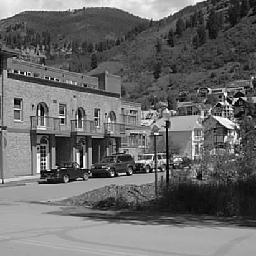
#> input picture testing/1009.jpg, 256 x 256 px; its folder holds only this picture in this run
$ python -i gist_feature.py   (imports and definitions only)   (older library calls are emulated)
#> lines starting #> are read from the running program, lines starting #| are printed output that depends on the picture
#> further down, picture is the input picture: shape (256, 256, 3); min 0, max 255, mean 105.6
import numpy as np
import cv2
from scipy.ndimage import convolve


class GISTFeature:
    """
    GIST Feature Extractor
    GIST is a global scene descriptor that captures the overall texture and spatial structure of images
    """
    def __init__(self, n_scales=4, n_orientations=8, n_blocks=4):
        """
        Parameters
        ----------
        n_scales : int
            Number of scales (Gaussian pyramid levels)
        n_orientations : int
            Number of orientations (Gabor filter orientations)
        n_blocks : int
            Number of spatial grid divisions (n_blocks x n_blocks)
        """
        self.n_scales = n_scales
        self.n_orientations = n_orientations
        self.n_blocks = n_blocks

        # Feature dimension
        self.feature_dim = n_scales * n_orientations * (n_blocks ** 2)

    def _create_gabor_filters(self, img_size):
        """
        Create Gabor filter bank
        """
#> called with img_size = (256, 256)
        filters = []

        # Gabor filters with different scales and orientations
        for scale in range(self.n_scales):
            for orientation in range(self.n_orientations):
                theta = np.pi * orientation / self.n_orientations

                # Gabor parameters
                wavelength = 2 ** (scale + 2)  # Wavelength
                sigma = wavelength * 0.56  # Standard deviation
                gamma = 0.5  # Aspect ratio

                # Create Gabor kernel
                kernel = cv2.getGaborKernel(
                    ksize=(31, 31),
                    sigma=sigma,
                    theta=theta,
                    lambd=wavelength,
                    gamma=gamma,
                    psi=0,
                    ktype=cv2.CV_32F
                )

                filters.append(kernel)

        return filters

    def _apply_gabor_filters(self, img, filters):
        """
        Apply Gabor filter bank to image
        """
        responses = []

        for kernel in filters:
            filtered = cv2.filter2D(img, cv2.CV_32F, kernel)
            responses.append(filtered)
#> this loop made 32 passes
#> pass 1, in _apply_gabor_filters, `filtered = cv2.filter2D(img, cv2.CV_32F, kernel)`:
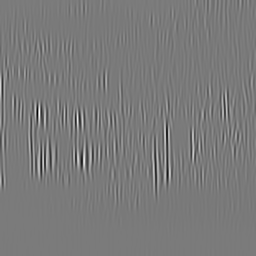
#> filtered: shape (256, 256) float32; min -7.19, max 7.88, mean 0.0547; drawn with min black and max white
#> pass 2, in _apply_gabor_filters, `filtered = cv2.filter2D(img, cv2.CV_32F, kernel)`:
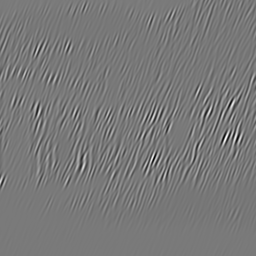
#> filtered: shape (256, 256) float32; min -3.38, max 3.86, mean 0.0534; drawn with min black and max white
#> pass 3, in _apply_gabor_filters, `filtered = cv2.filter2D(img, cv2.CV_32F, kernel)`:
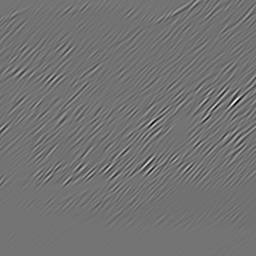
#> filtered: shape (256, 256) float32; min -3.73, max 4.67, mean 0.0534; drawn with min black and max white
#> after the loop, responses = 32 items

        return responses

    def _extract_grid_features(self, response):
        """
        Extract grid features from filter responses
        Divide image into n_blocks x n_blocks grid, compute average response for each grid
        """
        h, w = response.shape
        block_h = h // self.n_blocks
        block_w = w // self.n_blocks

        features = []

        for i in range(self.n_blocks):
            for j in range(self.n_blocks):
                y_start = i * block_h
                y_end = (i + 1) * block_h if i < self.n_blocks - 1 else h
                x_start = j * block_w
                x_end = (j + 1) * block_w if j < self.n_blocks - 1 else w

                block = response[y_start:y_end, x_start:x_end]

                # Compute average response intensity for this block
                mean_response = np.abs(block).mean()
                features.append(mean_response)

        return np.array(features)

    def extract_single(self, img):
        """
        Extract GIST features from a single image

        Parameters
        ----------
        img : numpy.ndarray
            Input image (grayscale)

        Returns
        -------
        numpy.ndarray
            GIST feature vector
        """
        # Ensure grayscale and float32
        if len(img.shape) == 3:
            img = cv2.cvtColor(img, cv2.COLOR_BGR2GRAY)

        if img.dtype != np.float32:
            img = img.astype(np.float32) / 255.0

        # Resize image to improve efficiency
        target_size = 256
        if img.shape[0] != target_size or img.shape[1] != target_size:
            img = cv2.resize(img, (target_size, target_size))

        # Create Gabor filters
        filters = self._create_gabor_filters(img.shape)

        # Apply filters
        responses = self._apply_gabor_filters(img, filters)
#> responses = 32 items

        # Extract grid features from each response
        all_features = []
        for response in responses:
            grid_features = self._extract_grid_features(response)
            all_features.extend(grid_features)
#> after the loop, all_features = 512 values, max 120.5 at index 492, min 0.0762 at index 127, mean 16.92

        # Convert to numpy array and normalize
        gist_feature = np.array(all_features, dtype=np.float32)
#> gist_feature has the same summary as all_features

        # L2 normalization
        norm = np.linalg.norm(gist_feature)
#> norm = 690.3
        if norm > 0:
            gist_feature = gist_feature / norm
#> gist_feature = 512 values, max 0.175 at index 492, min 0.00011 at index 127, mean 0.0245

        return gist_feature

    def extract(self, imgs):
        """
        Batch extract GIST features

        Parameters
        ----------
        imgs : list or numpy.ndarray
            List of images

        Returns
        -------
        numpy.ndarray
            Feature matrix (n_images, feature_dim)
        """
        features = []

        for i, img in enumerate(imgs):
            feature = self.extract_single(img)
            features.append(feature)

            if (i + 1) % 100 == 0:
                print(f"[GIST] Processed {i + 1}/{len(imgs)} images")

        return np.vstack(features)


# [4 lines not run here, left out]

>>> import cv2
>>> picture = cv2.imread('testing/1009.jpg')
>>> result = GISTFeature().extract_single(picture)
#> result has the same summary as gist_feature in extract_single

$ run again, on testing/1011.jpg
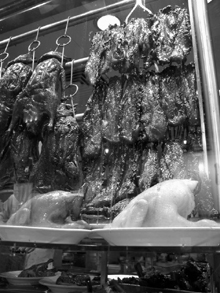
#> input picture testing/1011.jpg, 220 x 293 px
#> picture is the input picture: shape (293, 220, 3); min 0, max 255, mean 92
#> in extract_single, `img = cv2.resize(img, (target_size, target_size))`:
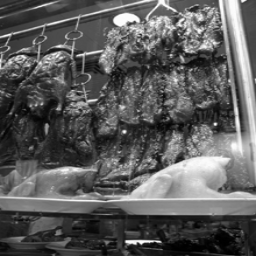
#> img: shape (256, 256) float32; min 0, max 0.998, mean 0.361
#> the loop in _apply_gabor_filters, `for kernel in filters:` made 32 passes
#> pass 3, in _apply_gabor_filters, `filtered = cv2.filter2D(img, cv2.CV_32F, kernel)`:
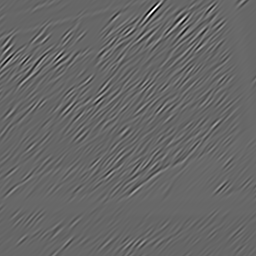
#> filtered: shape (256, 256) float32; min -3.4, max 5.08, mean 0.0466; drawn with min black and max white
#> after the loop in _apply_gabor_filters, `for kernel in filters:`: responses = 32 items
#> the loop in extract_single, `for response in responses:` made 32 passes
#> after the loop in extract_single, `for response in responses:`: all_features = 512 values, max 122.6 at index 427, min 0.086 at index 124, mean 15.21
#> in extract_single, `gist_feature = np.array(all_features, dtype=np.float32)`: gist_feature has the same summary as all_features
#> norm = 614.9
#> in extract_single, `gist_feature = gist_feature / norm`: gist_feature = 512 values, max 0.199 at index 427, min 0.00014 at index 124, mean 0.0247
#> result has the same summary as gist_feature in extract_single

$ run again, on testing/1059.jpg
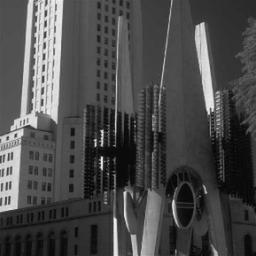
#> input picture testing/1059.jpg, 256 x 256 px
#> picture is the input picture: shape (256, 256, 3); min 0, max 246, mean 74.2
#> the loop in _apply_gabor_filters, `for kernel in filters:` made 32 passes
#> pass 1, in _apply_gabor_filters, `filtered = cv2.filter2D(img, cv2.CV_32F, kernel)`:
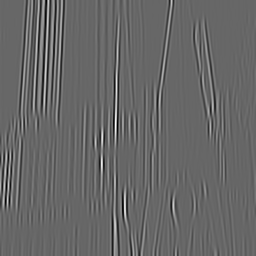
#> filtered: shape (256, 256) float32; min -4.69, max 6.98, mean 0.0378; drawn with min black and max white
#> pass 3, in _apply_gabor_filters, `filtered = cv2.filter2D(img, cv2.CV_32F, kernel)`:
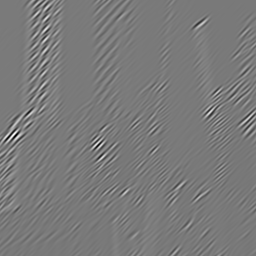
#> filtered: shape (256, 256) float32; min -1.85, max 2.08, mean 0.0376; drawn with min black and max white
#> after the loop in _apply_gabor_filters, `for kernel in filters:`: responses = 32 items
#> the loop in extract_single, `for response in responses:` made 32 passes
#> after the loop in extract_single, `for response in responses:`: all_features = 512 values, max 103.9 at index 420, min 0.0421 at index 66, mean 12.09
#> in extract_single, `gist_feature = np.array(all_features, dtype=np.float32)`: gist_feature has the same summary as all_features
#> norm = 515.5
#> in extract_single, `gist_feature = gist_feature / norm`: gist_feature = 512 values, max 0.202 at index 420, min 8.16e-05 at index 66, mean 0.0235
#> result has the same summary as gist_feature in extract_single

$ run again, on testing/1069.jpg
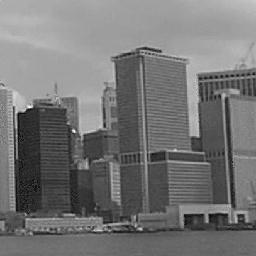
#> input picture testing/1069.jpg, 256 x 256 px
#> picture is the input picture: shape (256, 256, 3); min 0, max 255, mean 117
#> the loop in _apply_gabor_filters, `for kernel in filters:` made 32 passes
#> pass 1, in _apply_gabor_filters, `filtered = cv2.filter2D(img, cv2.CV_32F, kernel)`:
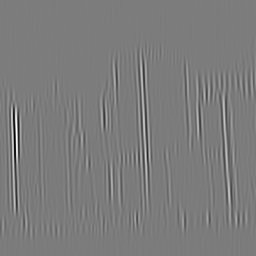
#> filtered: shape (256, 256) float32; min -5.7, max 6.13, mean 0.0593; drawn with min black and max white
#> pass 3, in _apply_gabor_filters, `filtered = cv2.filter2D(img, cv2.CV_32F, kernel)`:
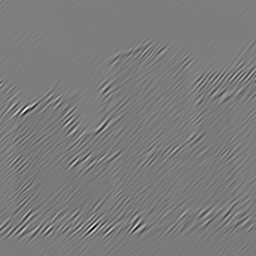
#> filtered: shape (256, 256) float32; min -1.64, max 1.86, mean 0.0593; drawn with min black and max white
#> after the loop in _apply_gabor_filters, `for kernel in filters:`: responses = 32 items
#> the loop in extract_single, `for response in responses:` made 32 passes
#> after the loop in extract_single, `for response in responses:`: all_features = 512 values, max 125.8 at index 480, min 0.0752 at index 102, mean 18.18
#> in extract_single, `gist_feature = np.array(all_features, dtype=np.float32)`: gist_feature has the same summary as all_features
#> norm = 765
#> in extract_single, `gist_feature = gist_feature / norm`: gist_feature = 512 values, max 0.164 at index 480, min 9.83e-05 at index 102, mean 0.0238
#> result has the same summary as gist_feature in extract_single
